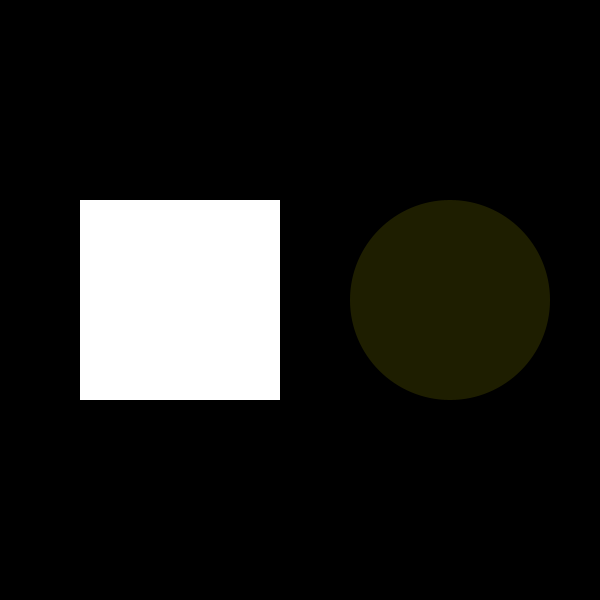
Frame 1 (no input)
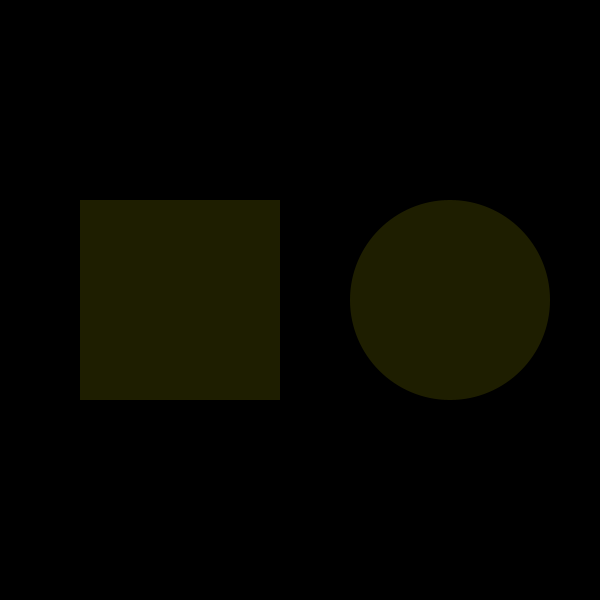
Frame 60 (the mouse pressed at the canvas centre just before this capture)
Frame 120 (the mouse held since frame 60 and released just before this capture): identical to frame 60, image omitted

The Processing sketch that drew these frames (run headless with seeded random() and noise(); from frame 60 on, the mouse is pressed at the canvas centre):

// Processing sketch: processing_113005
// ── processing_113005.pde

void setup() {
  size(600, 600);
  smooth();
  noStroke();
}
 
void draw() {
  background(0);
  rect(80, 200, 200, 200);
  fill(30, 30, 0);
  ellipse(450, 300, 200, 200);
 
  if ( ( mouseX > 80) && ( mouseX < 280)) {
   fill(255);
    strokeWeight(10);
    
    rect(80, 200, 200, 200);
    ellipse(450, 300, 200, 200);
  }
  if ( ( mouseX > 350 ) && ( mouseX < 550 )) {
    fill(random(255),random(255),random(255));
    rect(80, 200, 200, 200);
    stroke(random(255),random(255),random(255));
    ellipse(450, 300, 200, 200);
  }
}
